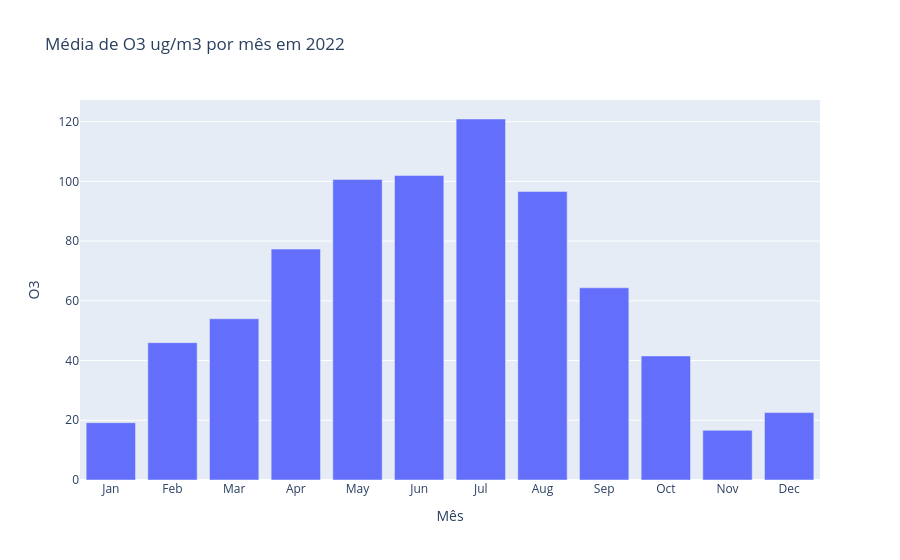

This figure's notebook cell:
### Code cell
import calendar

# Criar um DataFrame com os dados de 2022
df_2022 = df[df['Data'].dt.year == 2022]

# Agrupar os dados por mês e calcule a média de O3
df_2022_mensal = df_2022.groupby(df_2022['Data'].dt.month)['O3'].mean().reset_index()

# Adicionar uma coluna com os nomes dos meses
df_2022_mensal['Mês'] = df_2022_mensal['Data'].apply(lambda x: calendar.month_abbr[x])

# Criar um gráfico de barras
fig = px.bar(df_2022_mensal, x='Mês', y='O3', title='Média de O3 ug/m3 por mês em 2022')

# Mostrar o gráfico
fig.show()

### Figure 1 — Plotly figure (JSON) as saved in the notebook; plotly's stock layout.template omitted (floating-point values rounded to 4 significant figures)
{"data": [{"hovertemplate": "Mês=%{x}<br>O3=%{y}<extra></extra>", "legendgroup": "", "marker": {"color": "#636efa", "pattern": {"shape": ""}}, "name": "", "orientation": "v", "showlegend": false, "textposition": "auto", "type": "bar", "x": ["Jan", "Feb", "Mar", "Apr", "May", "Jun", "Jul", "Aug", "Sep", "Oct", "Nov", "Dec"], "xaxis": "x", "y": [19.19, 46.0, 54.0, 77.33, 100.7, 102.0, 120.9, 96.61, 64.37, 41.55, 16.63, 22.58], "yaxis": "y"}], "layout": {"barmode": "relative", "legend": {"tracegroupgap": 0}, "title": {"text": "Média de O3 ug/m3 por mês em 2022"}, "xaxis": {"anchor": "y", "domain": [0, 1], "title": {"text": "Mês"}}, "yaxis": {"anchor": "x", "domain": [0, 1], "title": {"text": "O3"}}}}
